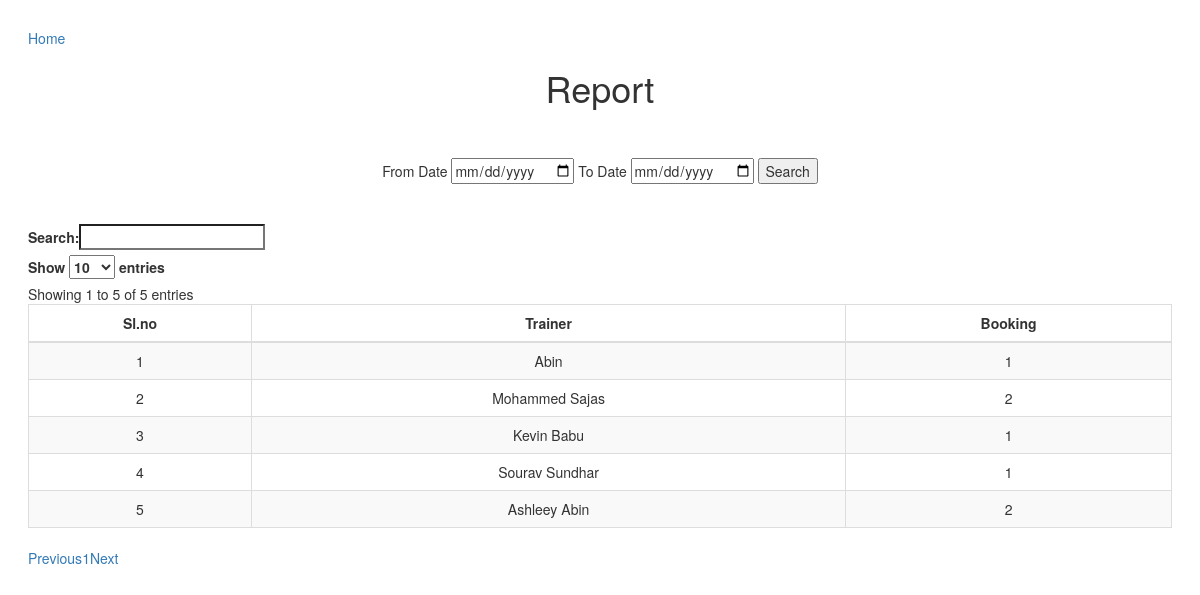
Page /Admin/TrainerBookingReport.php on the committed database.
### tables this page shows
CREATE TABLE `tbl_trainer` (
  `trainer_id` int(11) NOT NULL,
  `trainer_name` varchar(20) NOT NULL,
  `trainer_contact` varchar(15) NOT NULL,
  `trainer_gender` varchar(20) NOT NULL,
  `trainer_address` varchar(100) NOT NULL,
  `trainer_email` varchar(50) NOT NULL,
  `place_id` int(11) NOT NULL,
  `trainer_photo` varchar(500) NOT NULL,
  `trainer_proof` varchar(500) NOT NULL,
  `trainer_status` varchar(500) NOT NULL DEFAULT '0',
  `trainer_password` varchar(15) NOT NULL,
  `monthly_subscription` varchar(20) NOT NULL DEFAULT '₹500/MO',
  `trainer_category` varchar(20) NOT NULL,
  `trainer_date` date NOT NULL DEFAULT current_timestamp()
);

### Admin/TrainerBookingReport.php (the view, shortened to what this page needs)
<!DOCTYPE html>
<html lang="en" >
    <head>
    <a href="HomePage.php">Home</a>
        <link rel='stylesheet' href='https://maxcdn.bootstrapcdn.com/bootstrap/3.3.6/css/bootstrap.min.css'>
        <link rel='stylesheet' href='https://cdn.datatables.net/1.10.12/css/dataTables.bootstrap.min.css'>
        <link rel='stylesheet' href='https://cdn.datatables.net/buttons/1.2.2/css/buttons.bootstrap.min.css'>
    <body>
        <h1 align="center" id="heading">Report</h1>
        <br><br>
        <form method="post" align="center">
        	From Date <input type="date" name="fdate">
            To Date <input type="date" name="tdate">
            <input type="submit" name="btn_search" value="Search">
            <br><br><br>
        </form>
        <table id="example" class="table table-striped table-bordered" cellspacing="0" width="100%">
            <thead>
                <tr>
                    <th style="text-align:center">Sl.no</th>
                    <th style="text-align:center">Trainer</th>
                    <th style="text-align:center">Booking</th>
                </tr>
            </thead>
            <tbody>
			<?php
            include("../Assets/Connection/connection.php");
				$i=0;
			 $selQry = "select * from tbl_trainer";
				 $rs = $con->query($selQry);
                   while ($data = $rs->fetch_assoc())
				   {
					 $selQry2 = "select COALESCE(count(booking_id),0) as num from tbl_booking b inner join tbl_trainer c on c.trainer_id=b.trainer_id where b.trainer_id='".$data["trainer_id"]."'";
						$rs2 = $con->query($selQry2);
						$data2 = $rs2->fetch_assoc();
                     $i++;
			?>
              <tr>
              	<td align="center"><?php echo $i; ?></td>
                 <td align="center"><?php echo $data["trainer_name"]; ?></td>
                 <td align="center"><?php echo $data2["num"]; ?></td>
              </tr>
               <?php
				}
			?>
            </tbody>
        </table>
    </body>
</html>

### Admin/TrainerBookingReport.php (style rules this page uses)
body { margin:2em; //background-color: #EFF1F7; }

### rows in the picture
tbl_trainer: trainer_name "Abin", num "1"
tbl_trainer: trainer_name "Mohammed Sajas", num "2"
tbl_trainer: trainer_name "Kevin Babu", num "1"
tbl_trainer: trainer_name "Sourav Sundhar", num "1"
tbl_trainer: trainer_name "Ashleey Abin", num "2"
